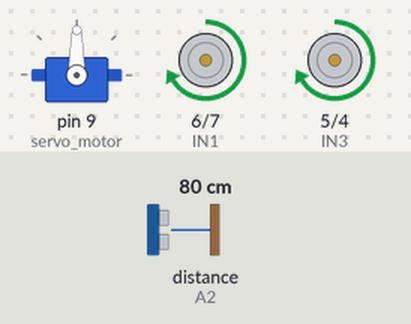
Simulated run of this sketch. Board: Arduino Uno, built with avr-gcc and run on an emulated ATmega328P. Parts: servo, motor-driver pin pairs drawn as motors (green arrow = first pin HIGH = forward, orange = second pin HIGH = backward, longer = more drive, scaled by the enable pin). The inputs (shaded band) are chosen by the test bench; at power-on: distance to the obstacle (sensor on A2) 80 cm. The echo pulse lasts 58.3 µs per cm.

Above: at 3.2 s.
3.3 s: distance to the obstacle (sensor on A2) set to 23 cm
4.8 s: distance to the obstacle (sensor on A2) set to 19 cm
At 5.46 s:
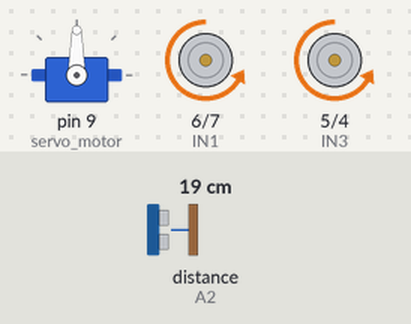
At 6.4 s:
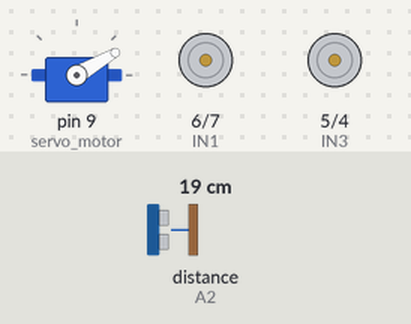
10.8 s: distance to the obstacle (sensor on A2) set to 35 cm
13.4 s: distance to the obstacle (sensor on A2) set to 2 cm
At 15.9 s:
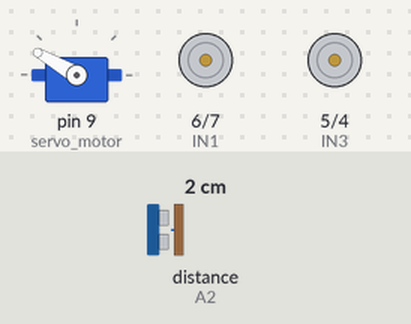
Timing chart, 0 to 17.4 s (numbered marks = the images above; inputs shaded):
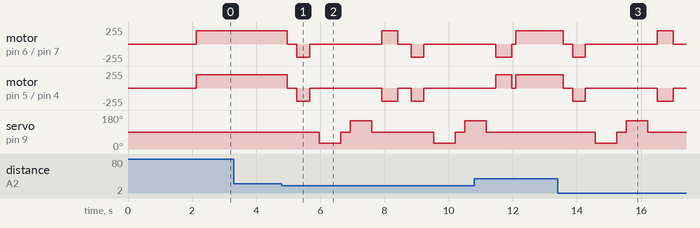

The sketch:

Obstacle_Avoidance_Robot.ino
```cpp
 #include <Servo.h>
#include <NewPing.h>

// Motor driver pins
#define IN1 6
#define IN2 7
#define IN3 5
#define IN4 4

#define ENA 10
#define ENB 11

// Ultrasonic pins
#define TRIG A1
#define ECHO A2
#define MAX_DISTANCE 200

Servo servo_motor;
NewPing sonar(TRIG, ECHO, MAX_DISTANCE);

int distance = 100;
boolean goesForward = false;

void setup() {

  pinMode(IN1, OUTPUT);
  pinMode(IN2, OUTPUT);
  pinMode(IN3, OUTPUT);
  pinMode(IN4, OUTPUT);

  pinMode(ENA, OUTPUT);
  pinMode(ENB, OUTPUT);

  // Motor speed
  analogWrite(ENA, 200);
  analogWrite(ENB, 200);

  servo_motor.attach(9);
  servo_motor.write(90);

  delay(2000);

  distance = readPing();
}

void loop() {

  int distanceRight;
  int distanceLeft;

  delay(50);

  if (distance <= 20) {

    moveStop();
    delay(300);

    moveBackward();
    delay(400);

    moveStop();
    delay(300);

    distanceRight = lookRight();
    delay(300);

    distanceLeft = lookLeft();
    delay(300);

    if (distanceRight >= distanceLeft) {
      turnRight();
    }
    else {
      turnLeft();
    }

  }
  else {
    moveForward();
  }

  distance = readPing();
}

int lookRight() {

  servo_motor.write(30);
  delay(500);

  int distance = readPing();

  delay(100);

  servo_motor.write(90);

  return distance;
}

int lookLeft() {

  servo_motor.write(150);
  delay(500);

  int distance = readPing();

  delay(100);

  servo_motor.write(90);

  return distance;
}

int readPing() {

  delay(70);

  int cm = sonar.ping_cm();

  if (cm == 0) {
    cm = 250;
  }

  return cm;
}

void moveStop() {

  digitalWrite(IN1, LOW);
  digitalWrite(IN2, LOW);
  digitalWrite(IN3, LOW);
  digitalWrite(IN4, LOW);
}

void moveForward() {

  if (!goesForward) {

    goesForward = true;

    digitalWrite(IN1, HIGH);
    digitalWrite(IN3, HIGH);

    digitalWrite(IN2, LOW);
    digitalWrite(IN4, LOW);
  }
}

void moveBackward() {

  goesForward = false;

  digitalWrite(IN2, HIGH);
  digitalWrite(IN4, HIGH);

  digitalWrite(IN1, LOW);
  digitalWrite(IN3, LOW);
}

void turnRight() {

  digitalWrite(IN1, HIGH);
  digitalWrite(IN4, HIGH);

  digitalWrite(IN2, LOW);
  digitalWrite(IN3, LOW);

  delay(500);

  moveStop();
}

void turnLeft() {

  digitalWrite(IN2, HIGH);
  digitalWrite(IN3, HIGH);

  digitalWrite(IN1, LOW);
  digitalWrite(IN4, LOW);

  delay(500);

  moveStop();
}
```

Measured:
- the behaviour switches between 21 and 20 cm on distance to the obstacle (sensor on A2) (found by bisection; images 0 and 1)
- after the input at 3.3 s, every drawn part: stays the same
